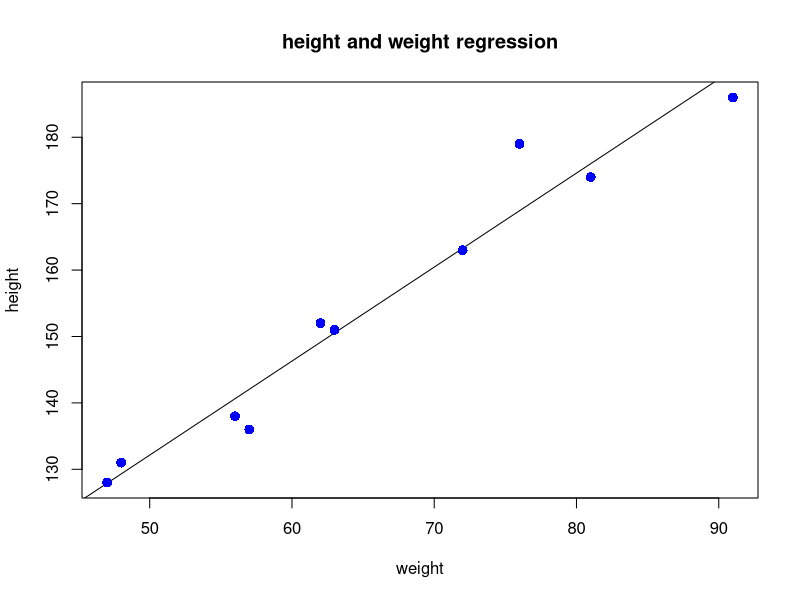

R code for this plot:
x <- c(151,174,138,186,128,136,179,163,152,131)
y <- c(63,81,56,91,47,57,76,72,62,48)

x
y

relation <- lm(y~x)
relation

prediction <- data.frame(x=170)
prediction

result <- predict(relation, prediction)
result

plot(y,x,col="blue",main="height and weight regression", abline(lm(x~y)), cex=1.3, pch=16, xlab="weight", ylab="height")


